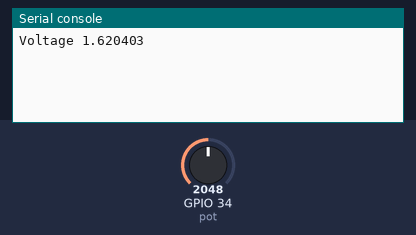
Bench run of a program on a simulated ESP32 board running MicroPython. On the bench: the last lines printed to the serial console. The test bench sets the inputs (shaded band); at power-on: GPIO 34 (pot) = 2048 (analog values on the 0–4095 scale).

Above: at 1.2 s.
1.3 s: GPIO 34 (pot) set to 2866
At 2.6 s:
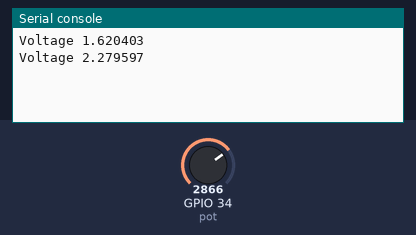
2.8 s: GPIO 34 (pot) set to 3603
At 3.6 s:
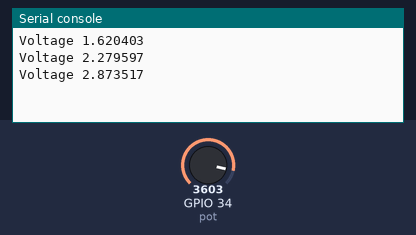
Timing chart, 0 to 5.8 s (numbered marks = the images above; inputs shaded):
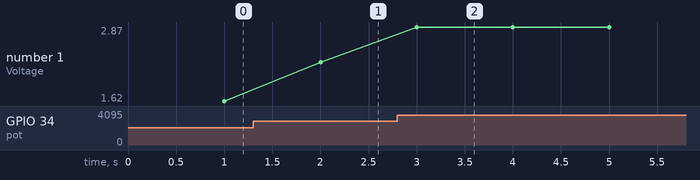

The program:

main_esp32_adc_loop.py
```python
from machine import Pin, ADC, PWM, Timer
from time import sleep


pot = ADC(Pin(34))
pot.atten(ADC.ATTN_11DB)       #Full range: 3.3v
# while True:
#   pot_value = pot.read()
#   print(pot_value)
#   sleep(0.5)

def read_adc():
    nVal = pot.read()
    vVal = nVal*3.3/4095 - 0.03
    print("Voltage", vVal)


#pwm2 = PWM(Pin(27), freq=2000, duty=512)  # create and configure in one go
#print(pwm2)

tim1 = Timer(1)
tim1.init(period=1000, mode=Timer.PERIODIC, callback=lambda t:read_adc())
```

Measured:
- after the input at 1.3 s, the serial console: prints a new line after 0.70 s (image 1)
- after the input at 2.8 s, the serial console: prints a new line after 0.20 s (image 2)
- plotted number 1: 1.62 → 2.28 after the input at 1.3 s, 2.28 → 2.87 after the input at 2.8 s
